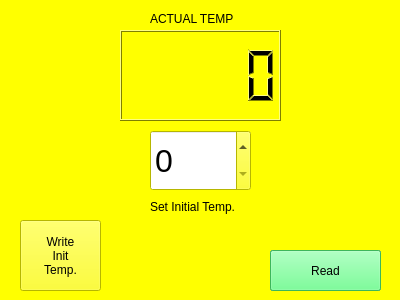
<?xml version="1.0" encoding="UTF-8"?>
<ui version="4.0">
 <class>setinittempClass</class>
 <widget class="QDialog" name="setinittempClass">
  <property name="geometry">
   <rect>
    <x>0</x>
    <y>0</y>
    <width>400</width>
    <height>300</height>
   </rect>
  </property>
  <property name="palette">
   <palette>
    <active>
     <colorrole role="WindowText">
      <brush brushstyle="SolidPattern">
       <color alpha="255">
        <red>0</red>
        <green>0</green>
        <blue>0</blue>
       </color>
      </brush>
     </colorrole>
     <colorrole role="Button">
      <brush brushstyle="SolidPattern">
       <color alpha="255">
        <red>255</red>
        <green>255</green>
        <blue>0</blue>
       </color>
      </brush>
     </colorrole>
     <colorrole role="Light">
      <brush brushstyle="SolidPattern">
       <color alpha="255">
        <red>255</red>
        <green>255</green>
        <blue>127</blue>
       </color>
      </brush>
     </colorrole>
     <colorrole role="Midlight">
      <brush brushstyle="SolidPattern">
       <color alpha="255">
        <red>255</red>
        <green>255</green>
        <blue>63</blue>
       </color>
      </brush>
     </colorrole>
     <colorrole role="Dark">
      <brush brushstyle="SolidPattern">
       <color alpha="255">
        <red>127</red>
        <green>127</green>
        <blue>0</blue>
       </color>
      </brush>
     </colorrole>
     <colorrole role="Mid">
      <brush brushstyle="SolidPattern">
       <color alpha="255">
        <red>170</red>
        <green>170</green>
        <blue>0</blue>
       </color>
      </brush>
     </colorrole>
     <colorrole role="Text">
      <brush brushstyle="SolidPattern">
       <color alpha="255">
        <red>0</red>
        <green>0</green>
        <blue>0</blue>
       </color>
      </brush>
     </colorrole>
     <colorrole role="BrightText">
      <brush brushstyle="SolidPattern">
       <color alpha="255">
        <red>255</red>
        <green>255</green>
        <blue>255</blue>
       </color>
      </brush>
     </colorrole>
     <colorrole role="ButtonText">
      <brush brushstyle="SolidPattern">
       <color alpha="255">
        <red>0</red>
        <green>0</green>
        <blue>0</blue>
       </color>
      </brush>
     </colorrole>
     <colorrole role="Base">
      <brush brushstyle="SolidPattern">
       <color alpha="255">
        <red>255</red>
        <green>255</green>
        <blue>255</blue>
       </color>
      </brush>
     </colorrole>
     <colorrole role="Window">
      <brush brushstyle="SolidPattern">
       <color alpha="255">
        <red>255</red>
        <green>255</green>
        <blue>0</blue>
       </color>
      </brush>
     </colorrole>
     <colorrole role="Shadow">
      <brush brushstyle="SolidPattern">
       <color alpha="255">
        <red>0</red>
        <green>0</green>
        <blue>0</blue>
       </color>
      </brush>
     </colorrole>
     <colorrole role="AlternateBase">
      <brush brushstyle="SolidPattern">
       <color alpha="255">
        <red>255</red>
        <green>255</green>
        <blue>127</blue>
       </color>
      </brush>
     </colorrole>
     <colorrole role="ToolTipBase">
      <brush brushstyle="SolidPattern">
       <color alpha="255">
        <red>255</red>
        <green>255</green>
        <blue>220</blue>
       </color>
      </brush>
     </colorrole>
     <colorrole role="ToolTipText">
      <brush brushstyle="SolidPattern">
       <color alpha="255">
        <red>0</red>
        <green>0</green>
        <blue>0</blue>
       </color>
      </brush>
     </colorrole>
    </active>
    <inactive>
     <colorrole role="WindowText">
      <brush brushstyle="SolidPattern">
       <color alpha="255">
        <red>0</red>
        <green>0</green>
        <blue>0</blue>
       </color>
      </brush>
     </colorrole>
     <colorrole role="Button">
      <brush brushstyle="SolidPattern">
       <color alpha="255">
        <red>255</red>
        <green>255</green>
        <blue>0</blue>
       </color>
      </brush>
     </colorrole>
     <colorrole role="Light">
      <brush brushstyle="SolidPattern">
       <color alpha="255">
        <red>255</red>
        <green>255</green>
        <blue>127</blue>
       </color>
      </brush>
     </colorrole>
     <colorrole role="Midlight">
      <brush brushstyle="SolidPattern">
       <color alpha="255">
        <red>255</red>
        <green>255</green>
        <blue>63</blue>
       </color>
      </brush>
     </colorrole>
     <colorrole role="Dark">
      <brush brushstyle="SolidPattern">
       <color alpha="255">
        <red>127</red>
        <green>127</green>
        <blue>0</blue>
       </color>
      </brush>
     </colorrole>
     <colorrole role="Mid">
      <brush brushstyle="SolidPattern">
       <color alpha="255">
        <red>170</red>
        <green>170</green>
        <blue>0</blue>
       </color>
      </brush>
     </colorrole>
     <colorrole role="Text">
      <brush brushstyle="SolidPattern">
       <color alpha="255">
        <red>0</red>
        <green>0</green>
        <blue>0</blue>
       </color>
      </brush>
     </colorrole>
     <colorrole role="BrightText">
      <brush brushstyle="SolidPattern">
       <color alpha="255">
        <red>255</red>
        <green>255</green>
        <blue>255</blue>
       </color>
      </brush>
     </colorrole>
     <colorrole role="ButtonText">
      <brush brushstyle="SolidPattern">
       <color alpha="255">
        <red>0</red>
        <green>0</green>
        <blue>0</blue>
       </color>
      </brush>
     </colorrole>
     <colorrole role="Base">
      <brush brushstyle="SolidPattern">
       <color alpha="255">
        <red>255</red>
        <green>255</green>
        <blue>255</blue>
       </color>
      </brush>
     </colorrole>
     <colorrole role="Window">
      <brush brushstyle="SolidPattern">
       <color alpha="255">
        <red>255</red>
        <green>255</green>
        <blue>0</blue>
       </color>
      </brush>
     </colorrole>
     <colorrole role="Shadow">
      <brush brushstyle="SolidPattern">
       <color alpha="255">
        <red>0</red>
        <green>0</green>
        <blue>0</blue>
       </color>
      </brush>
     </colorrole>
     <colorrole role="AlternateBase">
      <brush brushstyle="SolidPattern">
       <color alpha="255">
        <red>255</red>
        <green>255</green>
        <blue>127</blue>
       </color>
      </brush>
     </colorrole>
     <colorrole role="ToolTipBase">
      <brush brushstyle="SolidPattern">
       <color alpha="255">
        <red>255</red>
        <green>255</green>
        <blue>220</blue>
       </color>
      </brush>
     </colorrole>
     <colorrole role="ToolTipText">
      <brush brushstyle="SolidPattern">
       <color alpha="255">
        <red>0</red>
        <green>0</green>
        <blue>0</blue>
       </color>
      </brush>
     </colorrole>
    </inactive>
    <disabled>
     <colorrole role="WindowText">
      <brush brushstyle="SolidPattern">
       <color alpha="255">
        <red>127</red>
        <green>127</green>
        <blue>0</blue>
       </color>
      </brush>
     </colorrole>
     <colorrole role="Button">
      <brush brushstyle="SolidPattern">
       <color alpha="255">
        <red>255</red>
        <green>255</green>
        <blue>0</blue>
       </color>
      </brush>
     </colorrole>
     <colorrole role="Light">
      <brush brushstyle="SolidPattern">
       <color alpha="255">
        <red>255</red>
        <green>255</green>
        <blue>127</blue>
       </color>
      </brush>
     </colorrole>
     <colorrole role="Midlight">
      <brush brushstyle="SolidPattern">
       <color alpha="255">
        <red>255</red>
        <green>255</green>
        <blue>63</blue>
       </color>
      </brush>
     </colorrole>
     <colorrole role="Dark">
      <brush brushstyle="SolidPattern">
       <color alpha="255">
        <red>127</red>
        <green>127</green>
        <blue>0</blue>
       </color>
      </brush>
     </colorrole>
     <colorrole role="Mid">
      <brush brushstyle="SolidPattern">
       <color alpha="255">
        <red>170</red>
        <green>170</green>
        <blue>0</blue>
       </color>
      </brush>
     </colorrole>
     <colorrole role="Text">
      <brush brushstyle="SolidPattern">
       <color alpha="255">
        <red>127</red>
        <green>127</green>
        <blue>0</blue>
       </color>
      </brush>
     </colorrole>
     <colorrole role="BrightText">
      <brush brushstyle="SolidPattern">
       <color alpha="255">
        <red>255</red>
        <green>255</green>
        <blue>255</blue>
       </color>
      </brush>
     </colorrole>
     <colorrole role="ButtonText">
      <brush brushstyle="SolidPattern">
       <color alpha="255">
        <red>127</red>
        <green>127</green>
        <blue>0</blue>
       </color>
      </brush>
     </colorrole>
     <colorrole role="Base">
      <brush brushstyle="SolidPattern">
       <color alpha="255">
        <red>255</red>
        <green>255</green>
        <blue>0</blue>
       </color>
      </brush>
     </colorrole>
     <colorrole role="Window">
      <brush brushstyle="SolidPattern">
       <color alpha="255">
        <red>255</red>
        <green>255</green>
        <blue>0</blue>
       </color>
      </brush>
     </colorrole>
     <colorrole role="Shadow">
      <brush brushstyle="SolidPattern">
       <color alpha="255">
        <red>0</red>
        <green>0</green>
        <blue>0</blue>
       </color>
      </brush>
     </colorrole>
     <colorrole role="AlternateBase">
      <brush brushstyle="SolidPattern">
       <color alpha="255">
        <red>255</red>
        <green>255</green>
        <blue>0</blue>
       </color>
      </brush>
     </colorrole>
     <colorrole role="ToolTipBase">
      <brush brushstyle="SolidPattern">
       <color alpha="255">
        <red>255</red>
        <green>255</green>
        <blue>220</blue>
       </color>
      </brush>
     </colorrole>
     <colorrole role="ToolTipText">
      <brush brushstyle="SolidPattern">
       <color alpha="255">
        <red>0</red>
        <green>0</green>
        <blue>0</blue>
       </color>
      </brush>
     </colorrole>
    </disabled>
   </palette>
  </property>
  <property name="windowTitle">
   <string>setinittemp</string>
  </property>
  <widget class="QPushButton" name="closeButton">
   <property name="geometry">
    <rect>
     <x>270</x>
     <y>250</y>
     <width>111</width>
     <height>41</height>
    </rect>
   </property>
   <property name="minimumSize">
    <size>
     <width>101</width>
     <height>41</height>
    </size>
   </property>
   <property name="maximumSize">
    <size>
     <width>111</width>
     <height>41</height>
    </size>
   </property>
   <property name="text">
    <string>CLOSE</string>
   </property>
  </widget>
  <widget class="QDoubleSpinBox" name="rampInitTempSpinBox">
   <property name="geometry">
    <rect>
     <x>150</x>
     <y>130</y>
     <width>101</width>
     <height>61</height>
    </rect>
   </property>
   <property name="minimumSize">
    <size>
     <width>101</width>
     <height>61</height>
    </size>
   </property>
   <property name="maximumSize">
    <size>
     <width>101</width>
     <height>61</height>
    </size>
   </property>
   <property name="font">
    <font>
     <pointsize>24</pointsize>
    </font>
   </property>
   <property name="decimals">
    <number>0</number>
   </property>
   <property name="maximum">
    <double>9999.000000000000000</double>
   </property>
  </widget>
  <widget class="QLabel" name="rampSetInitTempLabel">
   <property name="geometry">
    <rect>
     <x>150</x>
     <y>190</y>
     <width>107</width>
     <height>34</height>
    </rect>
   </property>
   <property name="text">
    <string>Set Initial Temp.</string>
   </property>
  </widget>
  <widget class="QPushButton" name="writeIniTempButton">
   <property name="geometry">
    <rect>
     <x>20</x>
     <y>220</y>
     <width>81</width>
     <height>71</height>
    </rect>
   </property>
   <property name="minimumSize">
    <size>
     <width>81</width>
     <height>71</height>
    </size>
   </property>
   <property name="maximumSize">
    <size>
     <width>81</width>
     <height>300</height>
    </size>
   </property>
   <property name="palette">
    <palette>
     <active>
      <colorrole role="WindowText">
       <brush brushstyle="SolidPattern">
        <color alpha="255">
         <red>0</red>
         <green>0</green>
         <blue>0</blue>
        </color>
       </brush>
      </colorrole>
      <colorrole role="Button">
       <brush brushstyle="SolidPattern">
        <color alpha="255">
         <red>255</red>
         <green>255</green>
         <blue>0</blue>
        </color>
       </brush>
      </colorrole>
      <colorrole role="Light">
       <brush brushstyle="SolidPattern">
        <color alpha="255">
         <red>255</red>
         <green>255</green>
         <blue>127</blue>
        </color>
       </brush>
      </colorrole>
      <colorrole role="Midlight">
       <brush brushstyle="SolidPattern">
        <color alpha="255">
         <red>255</red>
         <green>255</green>
         <blue>63</blue>
        </color>
       </brush>
      </colorrole>
      <colorrole role="Dark">
       <brush brushstyle="SolidPattern">
        <color alpha="255">
         <red>127</red>
         <green>127</green>
         <blue>0</blue>
        </color>
       </brush>
      </colorrole>
      <colorrole role="Mid">
       <brush brushstyle="SolidPattern">
        <color alpha="255">
         <red>170</red>
         <green>170</green>
         <blue>0</blue>
        </color>
       </brush>
      </colorrole>
      <colorrole role="Text">
       <brush brushstyle="SolidPattern">
        <color alpha="255">
         <red>0</red>
         <green>0</green>
         <blue>0</blue>
        </color>
       </brush>
      </colorrole>
      <colorrole role="BrightText">
       <brush brushstyle="SolidPattern">
        <color alpha="255">
         <red>255</red>
         <green>255</green>
         <blue>255</blue>
        </color>
       </brush>
      </colorrole>
      <colorrole role="ButtonText">
       <brush brushstyle="SolidPattern">
        <color alpha="255">
         <red>0</red>
         <green>0</green>
         <blue>0</blue>
        </color>
       </brush>
      </colorrole>
      <colorrole role="Base">
       <brush brushstyle="SolidPattern">
        <color alpha="255">
         <red>255</red>
         <green>255</green>
         <blue>255</blue>
        </color>
       </brush>
      </colorrole>
      <colorrole role="Window">
       <brush brushstyle="SolidPattern">
        <color alpha="255">
         <red>255</red>
         <green>255</green>
         <blue>0</blue>
        </color>
       </brush>
      </colorrole>
      <colorrole role="Shadow">
       <brush brushstyle="SolidPattern">
        <color alpha="255">
         <red>0</red>
         <green>0</green>
         <blue>0</blue>
        </color>
       </brush>
      </colorrole>
      <colorrole role="AlternateBase">
       <brush brushstyle="SolidPattern">
        <color alpha="255">
         <red>255</red>
         <green>255</green>
         <blue>127</blue>
        </color>
       </brush>
      </colorrole>
      <colorrole role="ToolTipBase">
       <brush brushstyle="SolidPattern">
        <color alpha="255">
         <red>255</red>
         <green>255</green>
         <blue>220</blue>
        </color>
       </brush>
      </colorrole>
      <colorrole role="ToolTipText">
       <brush brushstyle="SolidPattern">
        <color alpha="255">
         <red>0</red>
         <green>0</green>
         <blue>0</blue>
        </color>
       </brush>
      </colorrole>
     </active>
     <inactive>
      <colorrole role="WindowText">
       <brush brushstyle="SolidPattern">
        <color alpha="255">
         <red>0</red>
         <green>0</green>
         <blue>0</blue>
        </color>
       </brush>
      </colorrole>
      <colorrole role="Button">
       <brush brushstyle="SolidPattern">
        <color alpha="255">
         <red>255</red>
         <green>255</green>
         <blue>0</blue>
        </color>
       </brush>
      </colorrole>
      <colorrole role="Light">
       <brush brushstyle="SolidPattern">
        <color alpha="255">
         <red>255</red>
         <green>255</green>
         <blue>127</blue>
        </color>
       </brush>
      </colorrole>
      <colorrole role="Midlight">
       <brush brushstyle="SolidPattern">
        <color alpha="255">
         <red>255</red>
         <green>255</green>
         <blue>63</blue>
        </color>
       </brush>
      </colorrole>
      <colorrole role="Dark">
       <brush brushstyle="SolidPattern">
        <color alpha="255">
         <red>127</red>
         <green>127</green>
         <blue>0</blue>
        </color>
       </brush>
      </colorrole>
      <colorrole role="Mid">
       <brush brushstyle="SolidPattern">
        <color alpha="255">
         <red>170</red>
         <green>170</green>
         <blue>0</blue>
        </color>
       </brush>
      </colorrole>
      <colorrole role="Text">
       <brush brushstyle="SolidPattern">
        <color alpha="255">
         <red>0</red>
         <green>0</green>
         <blue>0</blue>
        </color>
       </brush>
      </colorrole>
      <colorrole role="BrightText">
       <brush brushstyle="SolidPattern">
        <color alpha="255">
         <red>255</red>
         <green>255</green>
         <blue>255</blue>
        </color>
       </brush>
      </colorrole>
      <colorrole role="ButtonText">
       <brush brushstyle="SolidPattern">
        <color alpha="255">
         <red>0</red>
         <green>0</green>
         <blue>0</blue>
        </color>
       </brush>
      </colorrole>
      <colorrole role="Base">
       <brush brushstyle="SolidPattern">
        <color alpha="255">
         <red>255</red>
         <green>255</green>
         <blue>255</blue>
        </color>
       </brush>
      </colorrole>
      <colorrole role="Window">
       <brush brushstyle="SolidPattern">
        <color alpha="255">
         <red>255</red>
         <green>255</green>
         <blue>0</blue>
        </color>
       </brush>
      </colorrole>
      <colorrole role="Shadow">
       <brush brushstyle="SolidPattern">
        <color alpha="255">
         <red>0</red>
         <green>0</green>
         <blue>0</blue>
        </color>
       </brush>
      </colorrole>
      <colorrole role="AlternateBase">
       <brush brushstyle="SolidPattern">
        <color alpha="255">
         <red>255</red>
         <green>255</green>
         <blue>127</blue>
        </color>
       </brush>
      </colorrole>
      <colorrole role="ToolTipBase">
       <brush brushstyle="SolidPattern">
        <color alpha="255">
         <red>255</red>
         <green>255</green>
         <blue>220</blue>
        </color>
       </brush>
      </colorrole>
      <colorrole role="ToolTipText">
       <brush brushstyle="SolidPattern">
        <color alpha="255">
         <red>0</red>
         <green>0</green>
         <blue>0</blue>
        </color>
       </brush>
      </colorrole>
     </inactive>
     <disabled>
      <colorrole role="WindowText">
       <brush brushstyle="SolidPattern">
        <color alpha="255">
         <red>127</red>
         <green>127</green>
         <blue>0</blue>
        </color>
       </brush>
      </colorrole>
      <colorrole role="Button">
       <brush brushstyle="SolidPattern">
        <color alpha="255">
         <red>255</red>
         <green>255</green>
         <blue>0</blue>
        </color>
       </brush>
      </colorrole>
      <colorrole role="Light">
       <brush brushstyle="SolidPattern">
        <color alpha="255">
         <red>255</red>
         <green>255</green>
         <blue>127</blue>
        </color>
       </brush>
      </colorrole>
      <colorrole role="Midlight">
       <brush brushstyle="SolidPattern">
        <color alpha="255">
         <red>255</red>
         <green>255</green>
         <blue>63</blue>
        </color>
       </brush>
      </colorrole>
      <colorrole role="Dark">
       <brush brushstyle="SolidPattern">
        <color alpha="255">
         <red>127</red>
         <green>127</green>
         <blue>0</blue>
        </color>
       </brush>
      </colorrole>
      <colorrole role="Mid">
       <brush brushstyle="SolidPattern">
        <color alpha="255">
         <red>170</red>
         <green>170</green>
         <blue>0</blue>
        </color>
       </brush>
      </colorrole>
      <colorrole role="Text">
       <brush brushstyle="SolidPattern">
        <color alpha="255">
         <red>127</red>
         <green>127</green>
         <blue>0</blue>
        </color>
       </brush>
      </colorrole>
      <colorrole role="BrightText">
       <brush brushstyle="SolidPattern">
        <color alpha="255">
         <red>255</red>
         <green>255</green>
         <blue>255</blue>
        </color>
       </brush>
      </colorrole>
      <colorrole role="ButtonText">
       <brush brushstyle="SolidPattern">
        <color alpha="255">
         <red>127</red>
         <green>127</green>
         <blue>0</blue>
        </color>
       </brush>
      </colorrole>
      <colorrole role="Base">
       <brush brushstyle="SolidPattern">
        <color alpha="255">
         <red>255</red>
         <green>255</green>
         <blue>0</blue>
        </color>
       </brush>
      </colorrole>
      <colorrole role="Window">
       <brush brushstyle="SolidPattern">
        <color alpha="255">
         <red>255</red>
         <green>255</green>
         <blue>0</blue>
        </color>
       </brush>
      </colorrole>
      <colorrole role="Shadow">
       <brush brushstyle="SolidPattern">
        <color alpha="255">
         <red>0</red>
         <green>0</green>
         <blue>0</blue>
        </color>
       </brush>
      </colorrole>
      <colorrole role="AlternateBase">
       <brush brushstyle="SolidPattern">
        <color alpha="255">
         <red>255</red>
         <green>255</green>
         <blue>0</blue>
        </color>
       </brush>
      </colorrole>
      <colorrole role="ToolTipBase">
       <brush brushstyle="SolidPattern">
        <color alpha="255">
         <red>255</red>
         <green>255</green>
         <blue>220</blue>
        </color>
       </brush>
      </colorrole>
      <colorrole role="ToolTipText">
       <brush brushstyle="SolidPattern">
        <color alpha="255">
         <red>0</red>
         <green>0</green>
         <blue>0</blue>
        </color>
       </brush>
      </colorrole>
     </disabled>
    </palette>
   </property>
   <property name="text">
    <string>Write
Init
Temp.</string>
   </property>
  </widget>
  <widget class="QLCDNumber" name="rmInitTemplcdNumber">
   <property name="geometry">
    <rect>
     <x>120</x>
     <y>30</y>
     <width>161</width>
     <height>91</height>
    </rect>
   </property>
   <property name="font">
    <font>
     <pointsize>24</pointsize>
    </font>
   </property>
   <property name="intValue" stdset="0">
    <number>0</number>
   </property>
  </widget>
  <widget class="QLabel" name="rmInitTemplabel">
   <property name="geometry">
    <rect>
     <x>150</x>
     <y>10</y>
     <width>101</width>
     <height>17</height>
    </rect>
   </property>
   <property name="text">
    <string>ACTUAL TEMP</string>
   </property>
  </widget>
  <widget class="QPushButton" name="initTempReadButton">
   <property name="geometry">
    <rect>
     <x>270</x>
     <y>250</y>
     <width>111</width>
     <height>41</height>
    </rect>
   </property>
   <property name="minimumSize">
    <size>
     <width>111</width>
     <height>41</height>
    </size>
   </property>
   <property name="maximumSize">
    <size>
     <width>111</width>
     <height>41</height>
    </size>
   </property>
   <property name="palette">
    <palette>
     <active>
      <colorrole role="WindowText">
       <brush brushstyle="SolidPattern">
        <color alpha="255">
         <red>0</red>
         <green>0</green>
         <blue>0</blue>
        </color>
       </brush>
      </colorrole>
      <colorrole role="Button">
       <brush brushstyle="SolidPattern">
        <color alpha="255">
         <red>85</red>
         <green>255</green>
         <blue>127</blue>
        </color>
       </brush>
      </colorrole>
      <colorrole role="Light">
       <brush brushstyle="SolidPattern">
        <color alpha="255">
         <red>213</red>
         <green>255</green>
         <blue>223</blue>
        </color>
       </brush>
      </colorrole>
      <colorrole role="Midlight">
       <brush brushstyle="SolidPattern">
        <color alpha="255">
         <red>149</red>
         <green>255</green>
         <blue>175</blue>
        </color>
       </brush>
      </colorrole>
      <colorrole role="Dark">
       <brush brushstyle="SolidPattern">
        <color alpha="255">
         <red>42</red>
         <green>127</green>
         <blue>63</blue>
        </color>
       </brush>
      </colorrole>
      <colorrole role="Mid">
       <brush brushstyle="SolidPattern">
        <color alpha="255">
         <red>56</red>
         <green>170</green>
         <blue>84</blue>
        </color>
       </brush>
      </colorrole>
      <colorrole role="Text">
       <brush brushstyle="SolidPattern">
        <color alpha="255">
         <red>0</red>
         <green>0</green>
         <blue>0</blue>
        </color>
       </brush>
      </colorrole>
      <colorrole role="BrightText">
       <brush brushstyle="SolidPattern">
        <color alpha="255">
         <red>255</red>
         <green>255</green>
         <blue>255</blue>
        </color>
       </brush>
      </colorrole>
      <colorrole role="ButtonText">
       <brush brushstyle="SolidPattern">
        <color alpha="255">
         <red>0</red>
         <green>0</green>
         <blue>0</blue>
        </color>
       </brush>
      </colorrole>
      <colorrole role="Base">
       <brush brushstyle="SolidPattern">
        <color alpha="255">
         <red>255</red>
         <green>255</green>
         <blue>255</blue>
        </color>
       </brush>
      </colorrole>
      <colorrole role="Window">
       <brush brushstyle="SolidPattern">
        <color alpha="255">
         <red>85</red>
         <green>255</green>
         <blue>127</blue>
        </color>
       </brush>
      </colorrole>
      <colorrole role="Shadow">
       <brush brushstyle="SolidPattern">
        <color alpha="255">
         <red>0</red>
         <green>0</green>
         <blue>0</blue>
        </color>
       </brush>
      </colorrole>
      <colorrole role="AlternateBase">
       <brush brushstyle="SolidPattern">
        <color alpha="255">
         <red>170</red>
         <green>255</green>
         <blue>191</blue>
        </color>
       </brush>
      </colorrole>
      <colorrole role="ToolTipBase">
       <brush brushstyle="SolidPattern">
        <color alpha="255">
         <red>255</red>
         <green>255</green>
         <blue>220</blue>
        </color>
       </brush>
      </colorrole>
      <colorrole role="ToolTipText">
       <brush brushstyle="SolidPattern">
        <color alpha="255">
         <red>0</red>
         <green>0</green>
         <blue>0</blue>
        </color>
       </brush>
      </colorrole>
     </active>
     <inactive>
      <colorrole role="WindowText">
       <brush brushstyle="SolidPattern">
        <color alpha="255">
         <red>0</red>
         <green>0</green>
         <blue>0</blue>
        </color>
       </brush>
      </colorrole>
      <colorrole role="Button">
       <brush brushstyle="SolidPattern">
        <color alpha="255">
         <red>85</red>
         <green>255</green>
         <blue>127</blue>
        </color>
       </brush>
      </colorrole>
      <colorrole role="Light">
       <brush brushstyle="SolidPattern">
        <color alpha="255">
         <red>213</red>
         <green>255</green>
         <blue>223</blue>
        </color>
       </brush>
      </colorrole>
      <colorrole role="Midlight">
       <brush brushstyle="SolidPattern">
        <color alpha="255">
         <red>149</red>
         <green>255</green>
         <blue>175</blue>
        </color>
       </brush>
      </colorrole>
      <colorrole role="Dark">
       <brush brushstyle="SolidPattern">
        <color alpha="255">
         <red>42</red>
         <green>127</green>
         <blue>63</blue>
        </color>
       </brush>
      </colorrole>
      <colorrole role="Mid">
       <brush brushstyle="SolidPattern">
        <color alpha="255">
         <red>56</red>
         <green>170</green>
         <blue>84</blue>
        </color>
       </brush>
      </colorrole>
      <colorrole role="Text">
       <brush brushstyle="SolidPattern">
        <color alpha="255">
         <red>0</red>
         <green>0</green>
         <blue>0</blue>
        </color>
       </brush>
      </colorrole>
      <colorrole role="BrightText">
       <brush brushstyle="SolidPattern">
        <color alpha="255">
         <red>255</red>
         <green>255</green>
         <blue>255</blue>
        </color>
       </brush>
      </colorrole>
      <colorrole role="ButtonText">
       <brush brushstyle="SolidPattern">
        <color alpha="255">
         <red>0</red>
         <green>0</green>
         <blue>0</blue>
        </color>
       </brush>
      </colorrole>
      <colorrole role="Base">
       <brush brushstyle="SolidPattern">
        <color alpha="255">
         <red>255</red>
         <green>255</green>
         <blue>255</blue>
        </color>
       </brush>
      </colorrole>
      <colorrole role="Window">
       <brush brushstyle="SolidPattern">
        <color alpha="255">
         <red>85</red>
         <green>255</green>
         <blue>127</blue>
        </color>
       </brush>
      </colorrole>
      <colorrole role="Shadow">
       <brush brushstyle="SolidPattern">
        <color alpha="255">
         <red>0</red>
         <green>0</green>
         <blue>0</blue>
        </color>
       </brush>
      </colorrole>
      <colorrole role="AlternateBase">
       <brush brushstyle="SolidPattern">
        <color alpha="255">
         <red>170</red>
         <green>255</green>
         <blue>191</blue>
        </color>
       </brush>
      </colorrole>
      <colorrole role="ToolTipBase">
       <brush brushstyle="SolidPattern">
        <color alpha="255">
         <red>255</red>
         <green>255</green>
         <blue>220</blue>
        </color>
       </brush>
      </colorrole>
      <colorrole role="ToolTipText">
       <brush brushstyle="SolidPattern">
        <color alpha="255">
         <red>0</red>
         <green>0</green>
         <blue>0</blue>
        </color>
       </brush>
      </colorrole>
     </inactive>
     <disabled>
      <colorrole role="WindowText">
       <brush brushstyle="SolidPattern">
        <color alpha="255">
         <red>42</red>
         <green>127</green>
         <blue>63</blue>
        </color>
       </brush>
      </colorrole>
      <colorrole role="Button">
       <brush brushstyle="SolidPattern">
        <color alpha="255">
         <red>85</red>
         <green>255</green>
         <blue>127</blue>
        </color>
       </brush>
      </colorrole>
      <colorrole role="Light">
       <brush brushstyle="SolidPattern">
        <color alpha="255">
         <red>213</red>
         <green>255</green>
         <blue>223</blue>
        </color>
       </brush>
      </colorrole>
      <colorrole role="Midlight">
       <brush brushstyle="SolidPattern">
        <color alpha="255">
         <red>149</red>
         <green>255</green>
         <blue>175</blue>
        </color>
       </brush>
      </colorrole>
      <colorrole role="Dark">
       <brush brushstyle="SolidPattern">
        <color alpha="255">
         <red>42</red>
         <green>127</green>
         <blue>63</blue>
        </color>
       </brush>
      </colorrole>
      <colorrole role="Mid">
       <brush brushstyle="SolidPattern">
        <color alpha="255">
         <red>56</red>
         <green>170</green>
         <blue>84</blue>
        </color>
       </brush>
      </colorrole>
      <colorrole role="Text">
       <brush brushstyle="SolidPattern">
        <color alpha="255">
         <red>42</red>
         <green>127</green>
         <blue>63</blue>
        </color>
       </brush>
      </colorrole>
      <colorrole role="BrightText">
       <brush brushstyle="SolidPattern">
        <color alpha="255">
         <red>255</red>
         <green>255</green>
         <blue>255</blue>
        </color>
       </brush>
      </colorrole>
      <colorrole role="ButtonText">
       <brush brushstyle="SolidPattern">
        <color alpha="255">
         <red>42</red>
         <green>127</green>
         <blue>63</blue>
        </color>
       </brush>
      </colorrole>
      <colorrole role="Base">
       <brush brushstyle="SolidPattern">
        <color alpha="255">
         <red>85</red>
         <green>255</green>
         <blue>127</blue>
        </color>
       </brush>
      </colorrole>
      <colorrole role="Window">
       <brush brushstyle="SolidPattern">
        <color alpha="255">
         <red>85</red>
         <green>255</green>
         <blue>127</blue>
        </color>
       </brush>
      </colorrole>
      <colorrole role="Shadow">
       <brush brushstyle="SolidPattern">
        <color alpha="255">
         <red>0</red>
         <green>0</green>
         <blue>0</blue>
        </color>
       </brush>
      </colorrole>
      <colorrole role="AlternateBase">
       <brush brushstyle="SolidPattern">
        <color alpha="255">
         <red>85</red>
         <green>255</green>
         <blue>127</blue>
        </color>
       </brush>
      </colorrole>
      <colorrole role="ToolTipBase">
       <brush brushstyle="SolidPattern">
        <color alpha="255">
         <red>255</red>
         <green>255</green>
         <blue>220</blue>
        </color>
       </brush>
      </colorrole>
      <colorrole role="ToolTipText">
       <brush brushstyle="SolidPattern">
        <color alpha="255">
         <red>0</red>
         <green>0</green>
         <blue>0</blue>
        </color>
       </brush>
      </colorrole>
     </disabled>
    </palette>
   </property>
   <property name="text">
    <string>Read</string>
   </property>
  </widget>
 </widget>
 <layoutdefault spacing="6" margin="11"/>
 <resources/>
 <connections>
  <connection>
   <sender>closeButton</sender>
   <signal>clicked()</signal>
   <receiver>setinittempClass</receiver>
   <slot>close()</slot>
   <hints>
    <hint type="sourcelabel">
     <x>329</x>
     <y>255</y>
    </hint>
    <hint type="destinationlabel">
     <x>340</x>
     <y>220</y>
    </hint>
   </hints>
  </connection>
  <connection>
   <sender>writeIniTempButton</sender>
   <signal>released()</signal>
   <receiver>setinittempClass</receiver>
   <slot>write_init_temp()</slot>
   <hints>
    <hint type="sourcelabel">
     <x>100</x>
     <y>220</y>
    </hint>
    <hint type="destinationlabel">
     <x>102</x>
     <y>176</y>
    </hint>
   </hints>
  </connection>
  <connection>
   <sender>initTempReadButton</sender>
   <signal>released()</signal>
   <receiver>setinittempClass</receiver>
   <slot>readInitTemp()</slot>
   <hints>
    <hint type="sourcelabel">
     <x>241</x>
     <y>151</y>
    </hint>
    <hint type="destinationlabel">
     <x>269</x>
     <y>150</y>
    </hint>
   </hints>
  </connection>
 </connections>
 <slots>
  <slot>write_init_temp()</slot>
  <slot>readInitTemp()</slot>
 </slots>
</ui>
